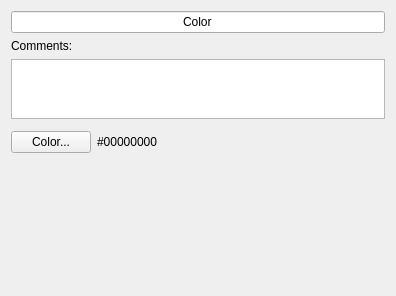
<?xml version="1.0" encoding="UTF-8"?>
<ui version="4.0">
 <class>ColorProducerWidget</class>
 <widget class="QWidget" name="ColorProducerWidget">
  <property name="geometry">
   <rect>
    <x>0</x>
    <y>0</y>
    <width>396</width>
    <height>296</height>
   </rect>
  </property>
  <property name="windowTitle">
   <string>Form</string>
  </property>
  <property name="whatsThis">
   <string notr="true">https://forum.bossa.org/t/open-other-color/12925/1</string>
  </property>
  <layout class="QVBoxLayout" name="verticalLayout">
   <item>
    <widget class="QLineEdit" name="lineEdit">
     <property name="text">
      <string>Color</string>
     </property>
     <property name="alignment">
      <set>Qt::AlignmentFlag::AlignCenter</set>
     </property>
    </widget>
   </item>
   <item>
    <widget class="QLabel" name="notesLabel">
     <property name="text">
      <string>Comments:</string>
     </property>
    </widget>
   </item>
   <item>
    <widget class="QPlainTextEdit" name="notesTextEdit">
     <property name="maximumSize">
      <size>
       <width>16777215</width>
       <height>60</height>
      </size>
     </property>
     <property name="focusPolicy">
      <enum>Qt::FocusPolicy::StrongFocus</enum>
     </property>
     <property name="tabChangesFocus">
      <bool>true</bool>
     </property>
     <property name="plainText">
      <string/>
     </property>
    </widget>
   </item>
   <item>
    <widget class="ServicePresetWidget" name="preset" native="true"/>
   </item>
   <item>
    <layout class="QHBoxLayout" name="horizontalLayout_2">
     <item>
      <widget class="QPushButton" name="colorButton">
       <property name="text">
        <string>Color...</string>
       </property>
      </widget>
     </item>
     <item>
      <widget class="QLabel" name="colorLabel">
       <property name="sizePolicy">
        <sizepolicy hsizetype="MinimumExpanding" vsizetype="Preferred">
         <horstretch>0</horstretch>
         <verstretch>0</verstretch>
        </sizepolicy>
       </property>
       <property name="text">
        <string>#00000000</string>
       </property>
       <property name="textInteractionFlags">
        <set>Qt::TextInteractionFlag::LinksAccessibleByMouse|Qt::TextInteractionFlag::TextSelectableByKeyboard|Qt::TextInteractionFlag::TextSelectableByMouse</set>
       </property>
      </widget>
     </item>
     <item>
      <spacer name="horizontalSpacer_8">
       <property name="orientation">
        <enum>Qt::Orientation::Horizontal</enum>
       </property>
       <property name="sizeHint" stdset="0">
        <size>
         <width>40</width>
         <height>20</height>
        </size>
       </property>
      </spacer>
     </item>
    </layout>
   </item>
   <item>
    <spacer name="verticalSpacer">
     <property name="orientation">
      <enum>Qt::Orientation::Vertical</enum>
     </property>
     <property name="sizeHint" stdset="0">
      <size>
       <width>20</width>
       <height>40</height>
      </size>
     </property>
    </spacer>
   </item>
  </layout>
 </widget>
 <customwidgets>
  <customwidget>
   <class>ServicePresetWidget</class>
   <extends>QWidget</extends>
   <header>widgets/servicepresetwidget.h</header>
   <container>1</container>
  </customwidget>
 </customwidgets>
 <tabstops>
  <tabstop>lineEdit</tabstop>
  <tabstop>notesTextEdit</tabstop>
  <tabstop>colorButton</tabstop>
 </tabstops>
 <resources/>
 <connections/>
</ui>
